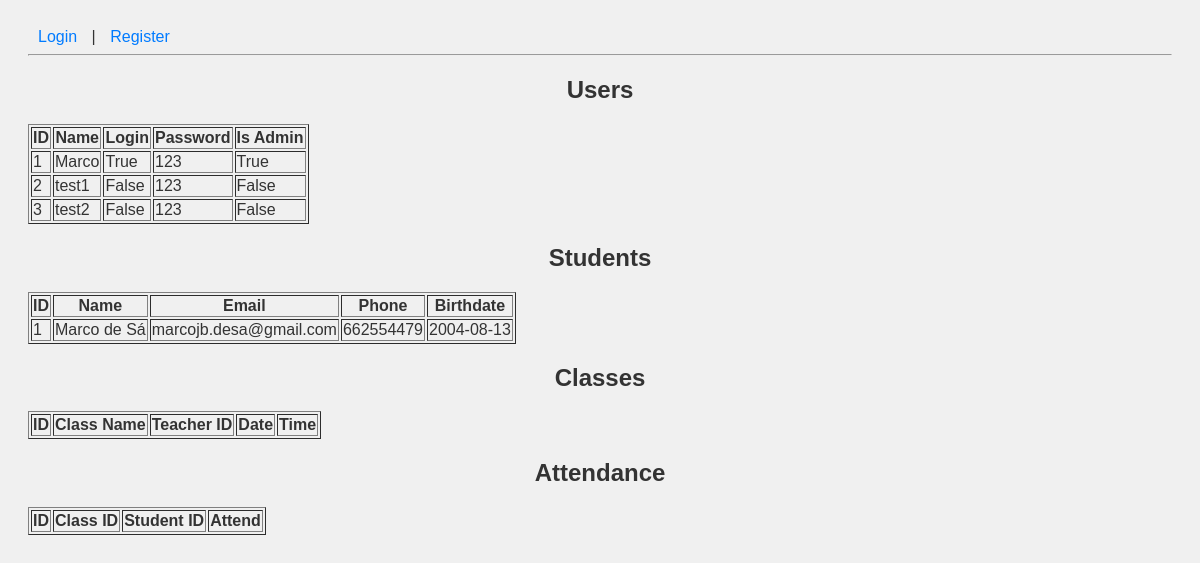
Page /display on the earlier database version.
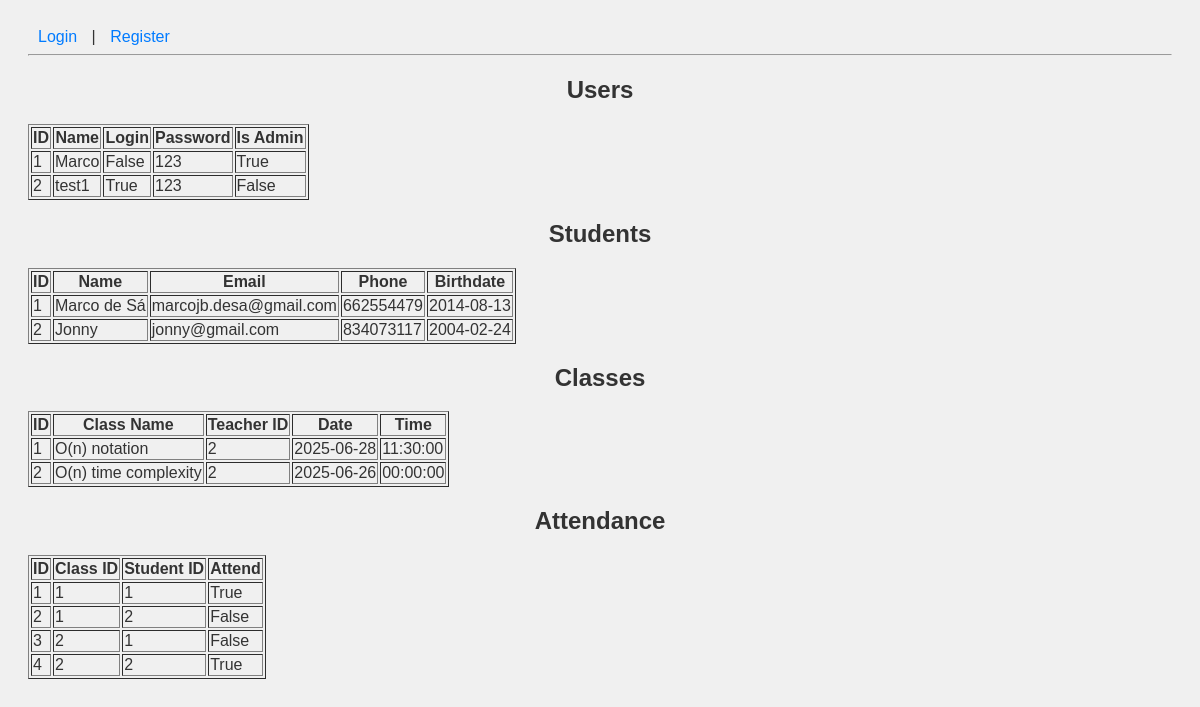
Same page on the later database version.
### models.py (models this page shows)
class BaseModel(Model):
    class Meta:
        database = db

class User(BaseModel):
    id_user = AutoField()
    name = CharField()
    is_admin = BooleanField() # True if admin, False if teacher
    login = BooleanField(unique=False)
    password = CharField() # Store hashed passwords in production

class Student(BaseModel):
    id_student = AutoField()
    name = CharField()
    email = CharField(unique=True)
    phone = CharField(null=True)
    birthdate = DateField()

class Class(BaseModel):
    id_class = AutoField()
    class_name = CharField()
    id_user = ForeignKeyField(User, backref='classes')
    date = DateField()
    time = TimeField()

class Attendance(BaseModel):
    id = AutoField()
    id_class = ForeignKeyField(Class, backref='attendances')
    id_student = ForeignKeyField(Student, backref='attendances')
    attend = BooleanField() # True if present, False if absent
    class Meta:
        indexes = (
            (('id_class', 'id_student'), True), # Unique constraint
        )

### app.py (the view)
@app.route('/display')
def display():
    users = User.select()
    students = Student.select()
    classes = Class.select()
    attendances = Attendance.select()
    return render_template('display.html', users=users, students=students, classes=classes, attendances=attendances)

### templates/display.html (shortened to what this page needs)
{% extends "base.html" %}
{% block content %}
<h2>Users</h2>
<table border="1">
    <tr>
        <th>ID</th>
        <th>Name</th>
        <th>Login</th>
        <th>Password</th>
        <th>Is Admin</th>
    </tr>
    {% for user in users %}
    <tr>
        <td>{{ user.id_user }}</td>
        <td>{{ user.name }}</td>
        <td>{{ user.login }}</td>
        <td>{{ user.password }}</td>
        <td>{{ user.is_admin }}</td>
    </tr>
    {% endfor %}
</table>
<h2>Students</h2>
<table border="1">
    <tr>
        <th>ID</th>
        <th>Name</th>
        <th>Email</th>
        <th>Phone</th>
        <th>Birthdate</th>
    </tr>
    {% for student in students %}
    <tr>
        <td>{{ student.id_student }}</td>
        <td>{{ student.name }}</td>
        <td>{{ student.email }}</td>
        <td>{{ student.phone }}</td>
        <td>{{ student.birthdate }}</td>
    </tr>
    {% endfor %}
</table>
<h2>Classes</h2>
<table border="1">
    <tr>
        <th>ID</th>
        <th>Class Name</th>
        <th>Teacher ID</th>
        <th>Date</th>
        <th>Time</th>
    </tr>
    {% for c in classes %}
    <tr>
        <td>{{ c.id_class }}</td>
        <td>{{ c.class_name }}</td>
        <td>{{ c.id_user.id_user }}</td>
        <td>{{ c.date }}</td>
        <td>{{ c.time }}</td>
    </tr>
    {% endfor %}
</table>
<h2>Attendance</h2>
<table border="1">
    <tr>
        <th>ID</th>
        <th>Class ID</th>
        <th>Student ID</th>
        <th>Attend</th>
    </tr>
    {% for a in attendances %}
    <tr>
        <td>{{ a.id }}</td>
        <td>{{ a.id_class.id_class }}</td>
        <td>{{ a.id_student.id_student }}</td>
        <td>{{ a.attend }}</td>
    </tr>
    {% endfor %}
</table>
{% endblock %}

Differences in the rows shown:
removed User: id_user "3", name "test2", login "False", password "123", is_admin "False"
changed User "Marco": login "True" → "False"
changed User "test1": login "False" → "True"
changed Student "Marco de Sá": birthdate "2004-08-13" → "2014-08-13"
added Student: id_student "2", name "Jonny", email "jonny@gmail.com", phone "834073117", birthdate "2004-02-24"
added Class: id_class "1", class_name "O(n) notation", id_user.id_user "2", date "2025-06-28", time "11:30:00"
added Class: id_class "2", class_name "O(n) time complexity", id_user.id_user "2", date "2025-06-26", time "00:00:00"
added Attendance: id "1", id_class.id_class "1", id_student.id_student "1", attend "True"
added Attendance: id "2", id_class.id_class "1", id_student.id_student "2", attend "False"
added Attendance: id "3", id_class.id_class "2", id_student.id_student "1", attend "False"
added Attendance: id "4", id_class.id_class "2", id_student.id_student "2", attend "True"
